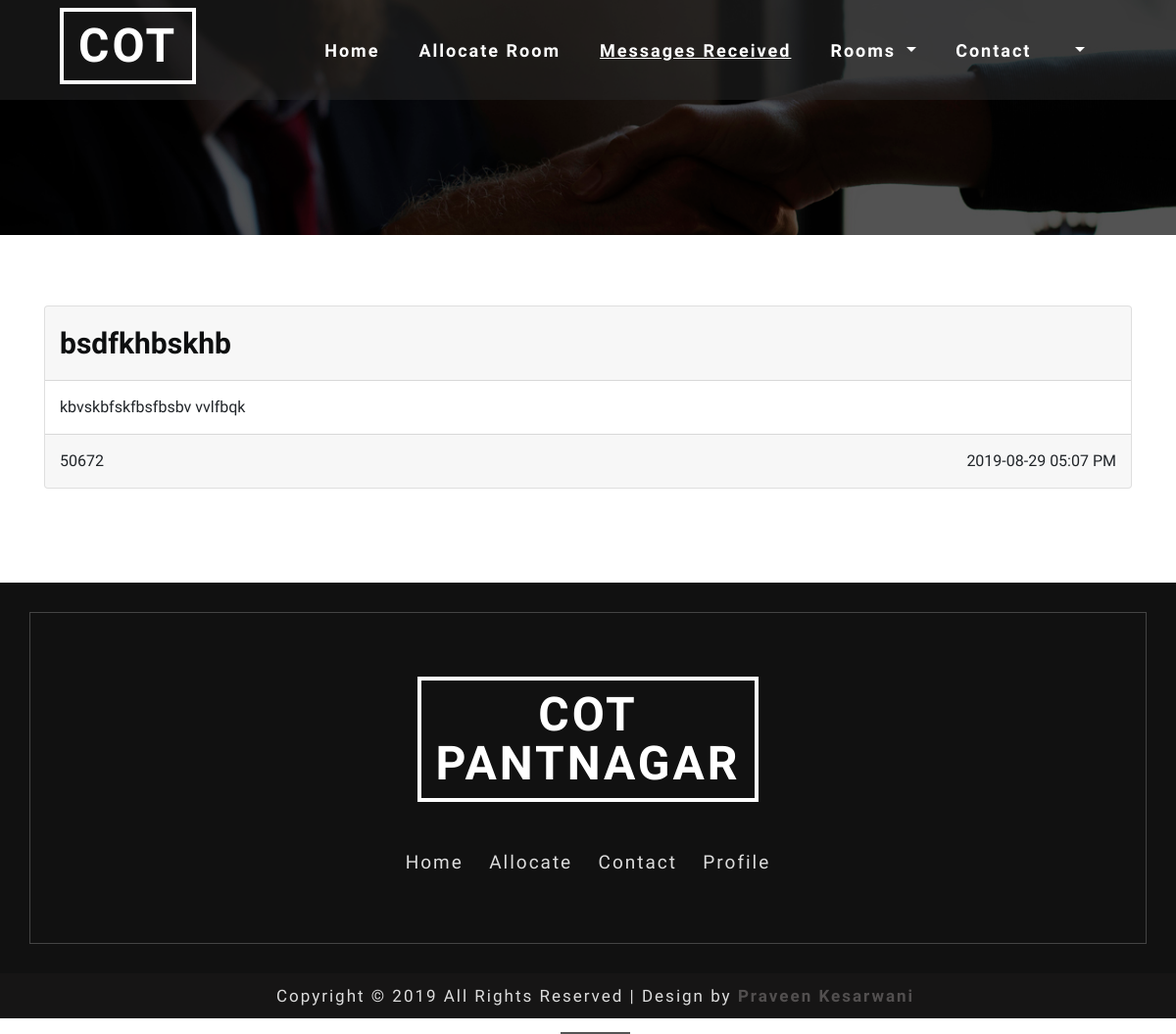
/message_hostel_manager.php, run on the app's committed database.
### tables this page shows
CREATE TABLE `contact` (
  `msg_id` int(30) NOT NULL,
  `sender_id` varchar(30) NOT NULL,
  `receiver_id` varchar(30) NOT NULL,
  `Hostel_id` int(30) NOT NULL,
  `sender_name` varchar(255) NOT NULL,
  `subject_h` varchar(255) NOT NULL,
  `message` varchar(255) NOT NULL,
  `msg_date` varchar(30) NOT NULL,
  `msg_time` varchar(30) NOT NULL
);

### message_hostel_manager.php (the view, shortened to what this page needs)
<?php
  require 'dbcon.php';
?>
<!DOCTYPE html>
<html lang="en">
<head>
	<link rel="stylesheet" href="web_home/css_home/bootstrap.css">
	<link rel="stylesheet" href="web_home/css_home/style.css" type="text/css" media="all" />
	<link rel="stylesheet" href="web_home/css_home/fontawesome-all.css">
</head>
<body>
<div class="inner-page-banner" id="home">
	<header>
		<div class="container agile-banner_nav">
			<nav class="navbar navbar-expand-lg navbar-light bg-light">
				<h1><a class="navbar-brand" href="home_manager.php">COT <span class="display"></span></a></h1>
				<div class="collapse navbar-collapse justify-content-center" id="navbarSupportedContent">
					<ul class="navbar-nav ml-auto">
						<li class="nav-item">
							<a class="nav-link" href="home_manager.php">Home <span class="sr-only">(current)</span></a>
						</li>
						<li class="nav-item">
						<a class="nav-link" href="allocate_room.php">Allocate Room</a>
					</li>
					<li class="nav-item active">
						<a class="nav-link" href="message_hostel_manager.php">Messages Received</a>
					</li>
					<li class="dropdown nav-item">
						<a href="#" class="dropdown-toggle nav-link" data-toggle="dropdown">Rooms
						</a>
					</li>
					<li class="nav-item">
						<a class="nav-link" href="contact_manager.php">Contact</a>
					</li>
					<li class="dropdown nav-item">
						<a href="#" class="dropdown-toggle nav-link" data-toggle="dropdown"><?php echo $_SESSION['username']; ?>
						</a>
					</li>
					</ul>
				</div>
			</nav>
		</div>
	</header>
</div>
<br><br><br>
<?php
    $hostel_man_id = $_SESSION['hostel_man_id'];
    $query = "SELECT * FROM contact WHERE receiver_id ='$hostel_man_id'";
    $result = mysqli_query($conn,$query);
    while ($row = mysqli_fetch_assoc($result)){
          ?>
    <div class="container">
      <div class="card">
      <div class="card-header"><b><?php echo $row['subject_h']; ?></b></div>
      <div class="card-body"><?php echo $row['message']; ?></div>
      <div class="card-footer"><?php echo $row['sender_id'] ?><span style="float: right"><?php echo $row['msg_date']." ".$row['msg_time']; ?></span></div>
  </div>
</div>
<br><br>
    <?php
    }
?>
<br>
<br>
<footer class="py-5">
	<div class="container py-md-5">
		<div class="footer-logo mb-5 text-center">
			<a class="navbar-brand" href="http://www.gbpuat.ac.in/" target="_blank">COT <span class="display"> PANTNAGAR</span></a>
		</div>
		<div class="footer-grid">
			<div class="list-footer">
				<ul class="footer-nav text-center">
					<li>
						<a href="home_manager.php">Home</a>
					</li>
					<li>
						<a href="allocate_room.php">Allocate</a>
					</li>
					<li>
						<a href="contact_manager.php">Contact</a>
					</li>
					<li>
						<a href="admin/manager_profile.php">Profile</a>
					</li>
				</ul>
			</div>
		</div>
	</div>
</footer>
<div class="agileits_w3layouts-copyright text-center" id="copyright">
					<p class="copyright-agileinfo"> Copyright &copy; 2019 All Rights Reserved | Design by
										<a href="https://www.linkedin.com/in/praveen-kesarwani-22298a145/">Praveen Kesarwani</a>
									</p>
				</div>
</body>
</html>

### web_home/css_home/style.css (style rules this page uses)
body { padding:0; margin:0; position:relative; font-family: 'Poiret One', cursive; }
#copyright { margin: 0%; padding: 10px 0 10px 15px; text-align: center; background-color: rgb(22, 21, 21); color: rgba(172, 166, 166, 0.404); }
#copyright a { color: rgba(172, 166, 166, 0.404); }
body a { transition:0.5s all; -webkit-transition:0.5s all; -moz-transition:0.5s all; -o-transition:0.5s all; -ms-transition:0.5s all; }
p { margin:0; }
ul { margin:0; padding:0; }
header { position: absolute; z-index: 9; width: 100%; background: rgba(37, 37, 37, 0.54); }
.bg-light { background-color: transparent !important; }
h1 { font-size: inherit; }
.navbar-nav > li { margin-right: 1.5em; }
.navbar-light .navbar-nav .show > .nav-link, .navbar-light .navbar-nav .active > .nav-link, .navbar-light .navbar-nav .nav-link.show, .navbar-light .navbar-nav .nav-link.active { color: #fff; font-size: 18px; font-weight: 700; letter-spacing: 2px; text-decoration: underline; }
.navbar-light .navbar-nav .nav-link { color: #fff; font-size: 18px; font-weight: 700; letter-spacing: 2px; }
.navbar-light .navbar-brand { color: #fff; font-size: 3em; text-decoration: none; border: 4px solid #fff; text-transform: uppercase; font-weight: 700; margin: 0; text-align: center; letter-spacing: 3px; padding: 10px 15px; line-height: 50px; }
.navbar-brand span { display: block; }
.card-body { padding: 12px; }
.card-header { padding: 0; color: #0e0f10; }
footer { background: #111; position: relative; z-index: 1; }
footer:after { position: absolute; content: ''; left: 30px; right: 30px; bottom: 30px; top: 30px; border: 1px solid #444; z-index: -1; }
.footer-logo a.navbar-brand { color: #fff; font-size: 3em; text-decoration: none; border: 4px solid #fff; text-transform: uppercase; font-weight: 700; margin: 0; letter-spacing: 3px; padding: 10px 15px; line-height: 50px; }
.footer-nav li { list-style-type: none; display: inline-block; margin: 0px .7em; border-bottom: 2px solid rgba(226, 222, 222, 0); }
ul.footer-nav li a { color: #ddd; font-size: 19px; letter-spacing: 2px; display: inline-block; }
.agileits_w3layouts-copyright p { color: #ddd; letter-spacing: 2px; font-size: 17px; line-height: 26px; position: relative; }
.agileits_w3layouts-copyright p a { color: #bbb; font-weight: 800; }
.agileits_w3layouts-copyright p:after { position: absolute; content: ''; background: #555; width: 6%; height: 2px; left: 47%; bottom: -100%; }
.inner-page-banner { background: url(../images/1.jpg) no-repeat center; height: 20vw; background-size: cover; }

### message_hostel_manager.php (style rules this page uses)
.card-header { padding: 15px; font-size: 30px; }
.card-body { padding: 15px; }
.card-footer { text-align: left; padding: 15px; }

### data on the page
contact: subject_h "bsdfkhbskhb", message "kbvskbfskfbsfbsbv vvlfbqk", sender "50672", msg_date "2019-08-29", msg_time "05:07 PM"
